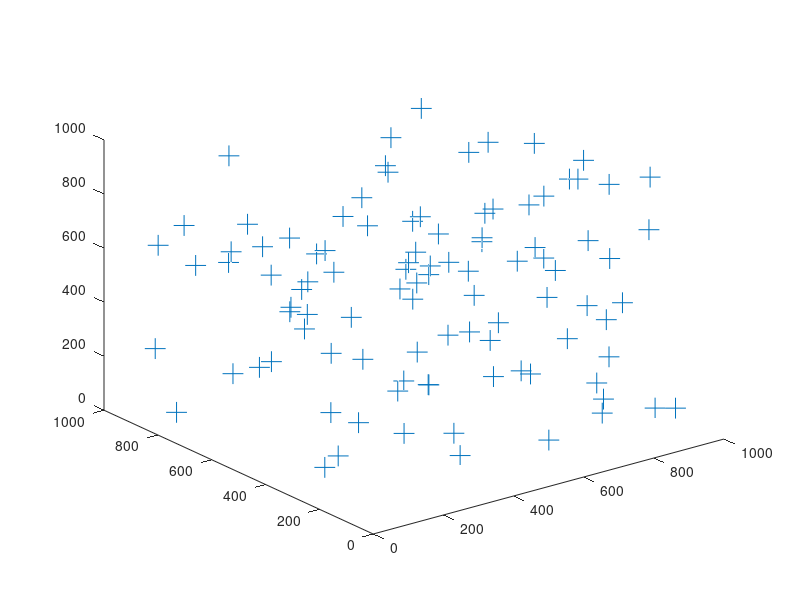

The MATLAB source for this figure: (Note: this script raises an error after producing the figure.)
clc;
clear all;
close all;

%Number of nodes---CAN BE CHANGED
numNodes= 100;

%Sink node position --CAN BE CHANGED
sink(1,1)=500 ;
sink(1,2)=500 ;
sink(1,3)=1000 ;

% Flag to ensure that at the end of deployment/redeployment, NO VOID NODES
% ARE EXIST-- DON'T CHANGE
flag=1;

% Distance between neighbours of a node to sink --Used in finding void
% nodes
neighbour_to_sink_dis= zeros(numNodes,numNodes);

%Total void nodes, After complete deployment
void_count=0;

% distance between node to sink & min. distance between a neighbour to sink
dst=zeros(numNodes,2);

%List contains, void nodes
voids=[];
indx=1;

%Communication Range of sesor nodes
accRange=250;
% 3-D positions of node
nodePositions= zeros(numNodes,3);

% Node deployment area
max_x=1000;
max_y=1000;
max_z=1000;

%Initial deployment
for i=1:numNodes
    nodePositions(i,1)= rand * max_x;
    nodePositions(i,2)= rand * max_y;
    nodePositions(i,3)= rand * max_z;
end
  
% Plot the nodes and sink in 3-D
plot3(nodePositions(:, 1), nodePositions(:, 2),nodePositions(:, 3), '+', ...
    'MarkerSize',15);
hold on
plot3(sink(1, 1), sink(1, 2),sink(1, 3), 'S', 'MarkerFaceColor', 'g');

%List of neighbours for a node
neighbour=zeros(numNodes,numNodes);
void_nodes=  zeros(numNodes,1);

 for i=1:numNodes
       
 [neighbour, neighbour_to_sink_dis, void_nodes,  dst ]= find_void(i,sink,numNodes,nodePositions,...
     accRange, neighbour, void_nodes,neighbour_to_sink_dis, dst);
     
 end
 
 % Put void nodes in a list  and Count total void nodes after initial
 % deployment

 for i=1:numNodes
     if(void_nodes(i,1)==1)
     void_count= void_count +1;
     voids(indx)=i;
     indx = indx +1;
     end
 end
 
 % Code for De-deployment of void nodes  
while (flag == 1)
    for i=1:void_count     
        while (void_nodes(voids(i),1)==1)
            nodePositions(voids(i),1)= rand * max_x;
            nodePositions(voids(i),2)= rand * max_y;
            nodePositions(voids(i),3)= rand * max_z;
            [neighbour, neighbour_to_sink_dis, void_nodes, dst ]= find_void(voids(i),sink,numNodes,nodePositions,...
            accRange, neighbour, void_nodes,neighbour_to_sink_dis, dst);
        end % End of while 
    end % End of for 
 
    void_count=0;
    voids = [];
    indx=1;
    % check for all nodes whether void or not, after redeployment
    for i=1:numNodes
        [neighbour, neighbour_to_sink_dis, void_nodes,  dst ]= find_void(i,sink,numNodes,nodePositions,...
        accRange, neighbour, void_nodes,neighbour_to_sink_dis, dst);
    end % End of for 
 
    for i=1:numNodes
        if(void_nodes(i,1)==1)
        void_count= void_count +1;
        voids(indx)=i;
        indx = indx +1;
        end % End of if
    end %End of for
 
    if ( void_count > 0)
        flag=1;
    else
        flag=0;
    end % End of if
   
end % End of while 
 
     
    
% Untill reach destination
%while ( succ(i) == 0)
    
%find the neighbour nodes from forwarder
%[neighbours ,succ]  = find_neighbours(i,forwarder,sink,accRange,numNodes,nodePositions, succ);

%if(succ(i,1) == 1)
  %    count =count +1;
 %     continue;
   % return;
   %succ=0;
%end
    
% find total number of neighbours
%totalNeighbours=numel(neighbours);
%if(totalNeighbours==0)
 %   disp('NO NEIGHBOURS');
    %return;
  %  continue;
%end
%[min_hop, void ] = find_next_hop(forwarder,sink, neighbours, nodePositions);
%list_of_nodes(index)=min_hop;
%index = index +1;
%forwarder=min_hop;
%delay = delay + 0.2;

%if (void==1)
    % disp('FOUND VOID NODE: GREEDY FORWARDING TERMINATED');
 %  void =void +1;
     %return;
%end

%end

%end
%fprintf('number of non-voidnodes are %d .\n',count);
% }
